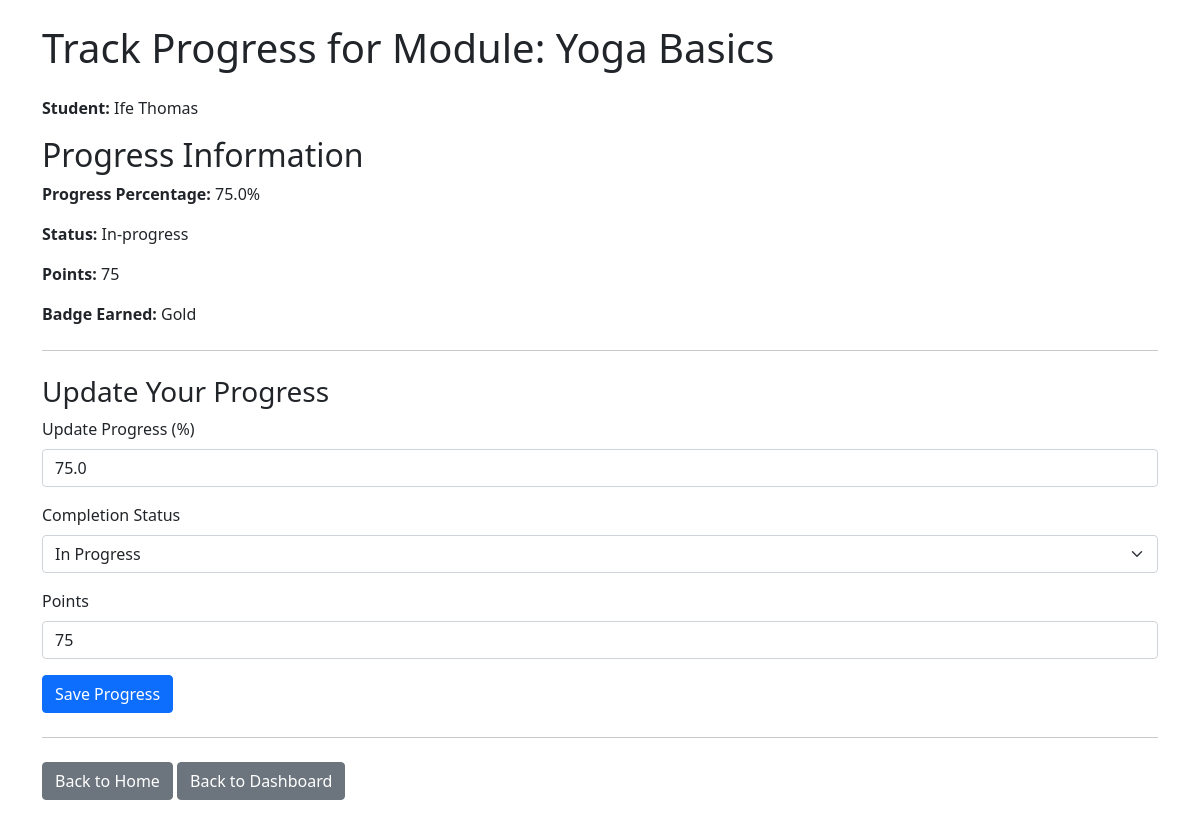
The page /track_progress/5/ (signed in) on the database its author committed.
### core/models.py (models this page shows, shortened)
class Enrollment(models.Model):
    student = models.ForeignKey(Student, on_delete=models.CASCADE)
    module = models.ForeignKey(TrainingModule, on_delete=models.CASCADE)
    enrollment_date = models.DateTimeField(auto_now_add=True)

class TrainingModule(models.Model):
    trainer = models.ForeignKey(Trainer, on_delete=models.CASCADE)
    module_id = models.CharField(max_length=20, unique=True)
    title = models.CharField(max_length=100)
    description = models.TextField()
    created_at = models.DateTimeField(auto_now_add=True)
    updated_at = models.DateTimeField(auto_now=True)

class Student(models.Model):
    user = models.OneToOneField(User, on_delete=models.CASCADE)
    student_id = models.CharField(max_length=20, unique=True)

class User(AbstractUser):
    ROLE_CHOICES = (
        ('admin', 'Admin'),
        ('trainer', 'Trainer'),
        ('student', 'Student'),
    )
    role = models.CharField(max_length=10, choices=ROLE_CHOICES)
    groups = models.ManyToManyField(
        'auth.Group',
        related_name='core_user_set',  # Changed related_name
        blank=True,
        help_text='The groups this user belongs to.',
        related_query_name='user',
    )
    user_permissions = models.ManyToManyField(
        'auth.Permission',
        related_name='core_user_permissions',  # Changed related_name
        blank=True,
        help_text='Specific permissions for this user.',
        related_query_name='user',
    )

class Progress(models.Model):
    enrollment = models.OneToOneField(Enrollment, on_delete=models.CASCADE)
    progress_percentage = models.FloatField(default=0.0)
    completion_status = models.CharField(max_length=20, default='in-progress')
    points = models.IntegerField(default=0)  # Points for gamification
    badge_earned = models.CharField(max_length=50, blank=True)  # Badge earned for completing challenges

### core/views.py (the view, shortened to what this page needs)
# urls.py: path('track_progress/<int:enrollment_id>/', views.track_progress, name='track_progress'),
@login_required
def track_progress(request, enrollment_id):
    enrollment = Enrollment.objects.get(id=enrollment_id)
    if request.user != enrollment.student.user:
        return redirect('home')
    progress, created = Progress.objects.get_or_create(enrollment=enrollment)
    return render(request, 'core/track_progress.html', {'progress': progress, 'enrollment': enrollment})

### core/templates/core/track_progress.html (shortened to what this page needs)
<!DOCTYPE html>
<html lang="en">
<head>
    <link href="https://cdn.jsdelivr.net/npm/bootstrap@5.1.0/dist/css/bootstrap.min.css" rel="stylesheet">
</head>
<body>
    <div class="container mt-4">
        <h1 class="mb-4">Track Progress for Module: {{ enrollment.module.title }}</h1>
        <p><strong>Student:</strong> {{ enrollment.student.user.first_name }} {{ enrollment.student.user.last_name }}</p>
        <h2>Progress Information</h2>
        <p><strong>Progress Percentage:</strong> {{ progress.progress_percentage }}%</p>
        <p><strong>Status:</strong> {{ progress.completion_status }}</p>
        <p><strong>Points:</strong> {{ progress.points }}</p>
        <p><strong>Badge Earned:</strong> {{ progress.badge_earned }}</p>
        <hr class="my-4">
        {% if request.user == enrollment.student.user %}
            <h3>Update Your Progress</h3>
            <form method="POST">
                <div class="mb-3">
                    <label for="progress_percentage" class="form-label">Update Progress (%)</label>
                    <input type="number" id="progress_percentage" name="progress_percentage" class="form-control" min="0" max="100" value="{{ progress.progress_percentage }}">
                </div>
                <div class="mb-3">
                    <label for="completion_status" class="form-label">Completion Status</label>
                    <select name="completion_status" id="completion_status" class="form-select">
                        <option value="In-progress" {% if progress.completion_status == 'In-progress' %}selected{% endif %}>In Progress</option>
                    </select>
                </div>
                <div class="mb-3">
                    <label for="points" class="form-label">Points</label>
                    <input type="number" id="points" name="points" class="form-control" min="0" value="{{ progress.points }}">
                </div>
                <button type="submit" class="btn btn-primary">Save Progress</button>
            </form>
        {% endif %}
        <hr class="my-4">
        <p>
            <a href="{% url 'home' %}" class="btn btn-secondary">Back to Home</a>
            <a href="{% url 'student_dashboard' %}" class="btn btn-secondary">Back to Dashboard</a>
        </p>
    </div>
</body>
</html>

### rows shown on the page
Enrollment: module "Yoga Basics", student.user.first_name "Ife", student.user.last_name "Thomas"
Progress: progress_percentage "75.0", completion_status "In-progress", points "75", badge_earned "Gold", completion_status "In Progress"
